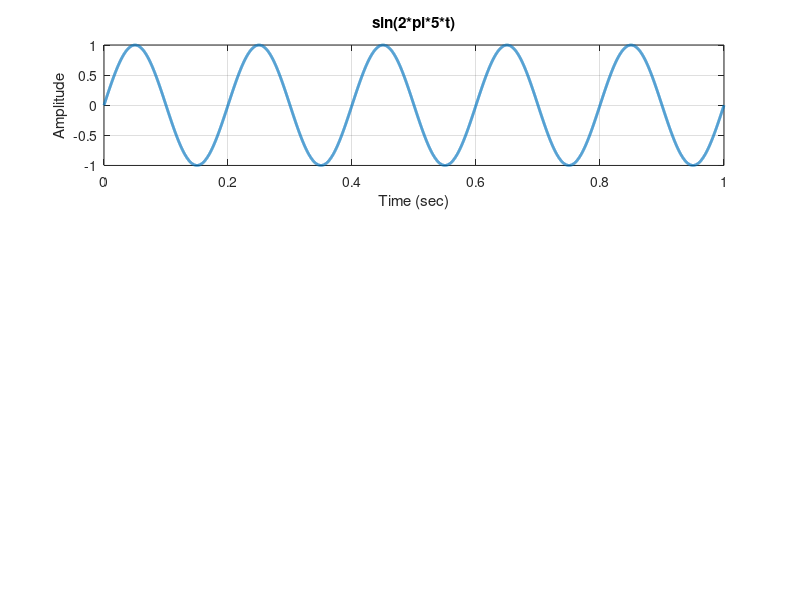

Recreate this plot in MATLAB. (Note: this script raises an error after producing the figure.)
t = 0: 0.0001:1;
x_t = sin(2*pi*5*t);
subplot(3,1,1);
    plot(t,x_t, 'LineWidth', 2);
    title('sin(2*pi*5*t)');
    xlabel('Time (sec)');
    ylabel('Amplitude');
    grid on;


fs= 50;
t1= 0:1/fs:1;
x_1 = sin(2*pi*5*t1);
f_axis = (0:length(X)-1);
X = fft(x_1);
subplot(3,1,2)
   stem(f_axis,x_1,"filled");

subplot(3,2,5);
   stem(f_axis ,abs(X),"filled");


subplot(3,2,6);
   stem(f_axis ,angle(X),'filled');
   axis([0 60 -5 5])










    